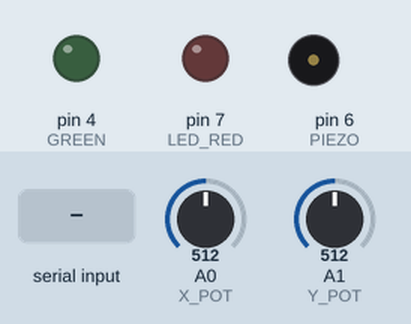
This sketch was run on a simulated Arduino Uno, built with avr-gcc and run on an emulated ATmega328P. Parts: output pins drawn as LEDs (lit = HIGH), buzzer (waves = sounding). Inputs (shaded band) come from the test bench; at power-on: A0 (X_POT) = 512, A1 (Y_POT) = 512. What the sketch prints to the serial monitor is not drawn.

Above: at 1.0 s.
1.1 s: byte 1 (1) received over Serial
At 1.6 s:
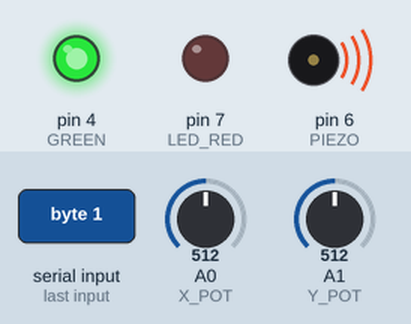
3.2 s: byte 2 (2) received over Serial
At 3.45 s:
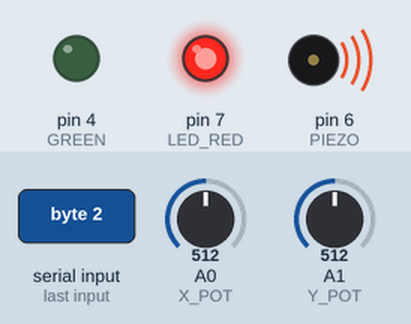
Timing chart, 0 to 6.2 s (numbered marks = the images above; inputs shaded):
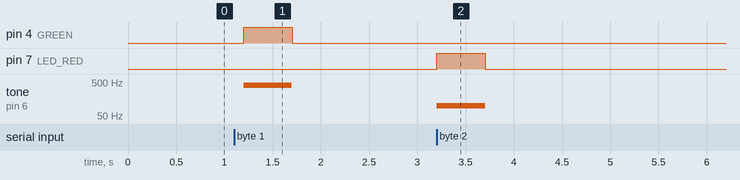

The sketch:

FinalProject_TapTapInsanityMod.ino
```cpp
//const int BUTTON = 2;
const int GREEN = 4;
const int LED_RED = 7;
const int PIEZO = 6;

const int X_POT = A0;
const int Y_POT = A1;

int x_value;
int y_value;

int inByte = 0;

int period = 500;
unsigned long current_time;
void setup() {
  // put your setup code here, to run once:
  Serial.begin(9600);
  while(!Serial)
  {
    ;
  }

 // pinMode(BUTTON, INPUT);
  pinMode(GREEN, OUTPUT);
  pinMode(LED_RED, OUTPUT);
  pinMode(PIEZO, OUTPUT);
  pinMode(X_POT, INPUT);
  pinMode(Y_POT, INPUT);

  establishContact();
}

void loop() {
  // put your main code here, to run repeatedly:
  if(Serial.available() > 0)
  {
    inByte = Serial.read();
    if(inByte == 1) // if target is hit
    {
      digitalWrite(GREEN, HIGH);
      tone(PIEZO, 400,500);
      current_time = millis();

    }
    else if (inByte == 2) // if target is missed
    {
      digitalWrite(LED_RED, HIGH);
      tone(PIEZO, 100,500);
      current_time = millis();
    }
    else{}
  }
  if(millis() > current_time + period)
      {
        digitalWrite(GREEN, LOW);
        digitalWrite(LED_RED, LOW);
      }

  x_value = int(map(analogRead(X_POT),0,1024,0,255));
  y_value = int(map(analogRead(Y_POT),0,1024,0,255));

  Serial.write(x_value);
  Serial.write(y_value);
}

void establishContact()
{
  while(Serial.available() <= 0)
  {
    Serial.print('A');
    delay(300);
  }
}
```

Measured:
- after the input at 1.1 s, pin 4 (GREEN): LOW → HIGH after 0.10 s, → LOW 0.50 s later; tone on pin 6 (PIEZO): silent → 400 Hz after 0.10 s, → silent 0.50 s later
- after the input at 3.2 s, pin 7 (LED_RED): LOW → HIGH at once, → LOW 0.50 s later; tone on pin 6 (PIEZO): silent → 100 Hz at once, → silent 0.50 s later
